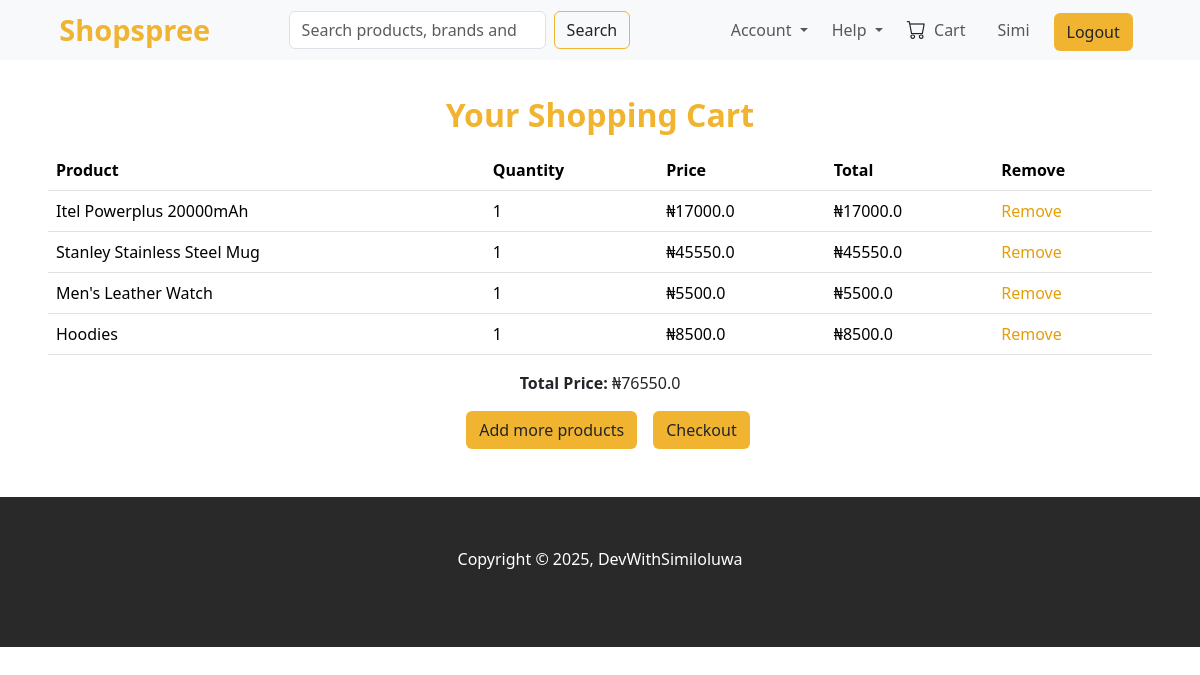
/cart/ (signed in), run on an earlier commit of the app's database.
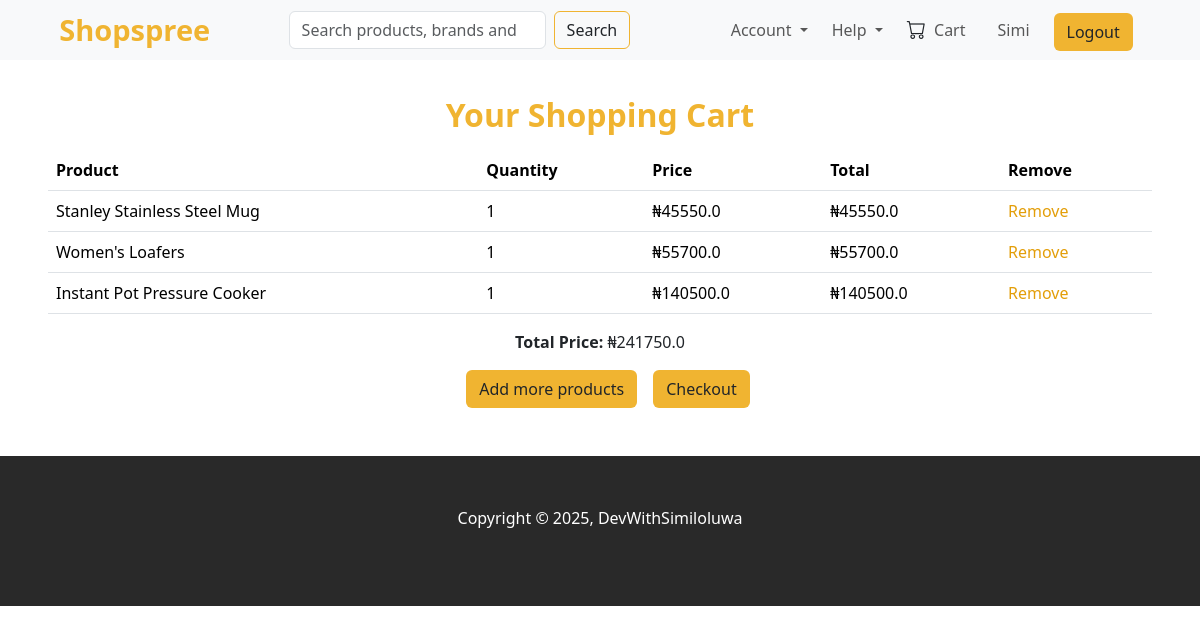
And on a later commit of the database.
### cart/models.py (models this page shows)
class CartItem(models.Model):
    cart = models.ForeignKey(Cart, on_delete=models.CASCADE, related_name="items")
    product = models.ForeignKey(Product, on_delete=models.CASCADE)
    quantity = models.PositiveIntegerField(default=1)
    def get_total_price(self):
        return self.product.price * self.quantity

class Cart(models.Model):
    user = models.OneToOneField(User, on_delete=models.CASCADE, null=True, blank=True)
    created_at = models.DateTimeField(auto_now_add=True)
    def get_total_price(self):
        return sum(item.get_total_price() for item in self.items.all())

### cart/views.py (the view)
# urls.py: path('', views.cart_detail, name='cart_page'),
@login_required
def cart_detail(request):
    cart = Cart.objects.filter(user=request.user).first()
    return render(request, 'cart/cart.html', {'cart': cart})

### cart/templates/cart/cart.html
{% extends 'base.html' %}
{% load static %}
{% block styles %} {% static 'cart_css/cart.css'%} {% endblock %}
{% block content %}
    {% include "includes/nav.html" %}
    <div class="main-section mt-5 p-5">
        <h2 class="cart-heading text-center mb-3 fw-bold">Your Shopping Cart</h2>
        {% if cart and cart.items.all %}
            <table class="table mb-3">
                <thead>
                    <tr>
                        <th>Product</th>
                        <th>Quantity</th>
                        <th>Price</th>
                        <th>Total</th>
                        <th>Remove</th>
                    </tr>
                </thead>
                <tbody>
                    {% for item in cart.items.all %}
                        <tr>
                            <td>{{ item.product.name }}</td>
                            <td>{{ item.quantity }}</td>
                            <td>₦{{ item.product.price }}</td>
                            <td>₦{{ item.get_total_price }}</td>
                            <td>
                                <a class="remove" href="{% url 'cart:cart_remove' item.product.slug %}">Remove</a>
                            </td>
                        </tr>
                    {% endfor %}
                </tbody>
            </table>
            <div class="d-flex flex-column justify-content-center align-items-center">
                <p class="text-center"><strong>Total Price:</strong> ₦{{ cart.get_total_price }}</p>
                <div class="d-flex justify-content-center">
                    <a href="{% url 'homepage' %}" class="btn shopspree-btn mx-3" type="submit">Add more products</a>
                    <a href="{% url 'pay:initiate_payment'%}" class="btn shopspree-btn" type="submit">Checkout</a>
                </div>
            </div>
        {% else %}
            <div class="d-flex justify-content-center">
                <span class="text-center fs-5 mx-3">Your cart is empty!!!</span>
                <a href="{% url 'homepage' %}" class="btn shopspree-btn" type="submit">Check out our products</a>
            </div>
        {% endif %}
    </div>
    {% include "includes/footer.html"%}
{% endblock %}

### templates/base.html (shortened to what this page needs)
{% load static %}
<!DOCTYPE html>
<html lang="en">
<head>
    <link href="https://cdn.jsdelivr.net/npm/bootstrap-icons/font/bootstrap-icons.css" rel="stylesheet">
    <link href="https://cdn.jsdelivr.net/npm/bootstrap@5.3.2/dist/css/bootstrap.min.css" rel="stylesheet">
    <link rel="stylesheet" href="{% block styles %} {% endblock %}">
</head>
<body>
    {% block content %}{% endblock %}
</body>
</html>

### templates/includes/nav.html (shortened to what this page needs)
{% extends 'base.html' %}
{% load static %}
{% block styles %} {% static 'Homepage_css/styles.css' %} {% endblock %}
{% block content %}
<nav class="navbar navbar-expand-lg fixed-top bg-body-tertiary px-sm-3 mb-5">
    <div class="container-fluid d-flex justify-content-around">
        <div class="navbar-brand-container mb-lg-0">
            <a class="navbar-brand" href="{% url "homepage" %}">Shopspree</a>
        </div>
        <form class="d-flex" role="search">
            <input class="form-control me-2" type="search" placeholder="Search products, brands and categories"
                aria-label="Search">
            <button class="btn navbar-form-button" type="submit">Search</button>
        </form>
        <div class="collapse navbar-collapse" id="navbarSupportedContent" style="flex-grow: 0;">
            <ul class="navbar-nav my-2 my-lg-0">
                <li class="nav-item dropdown">
                    <a class="nav-link dropdown-toggle" href="#" id="navbarDropdown" role="button" data-bs-toggle="dropdown" aria-expanded="false">
                        Account
                    </a>
                </li>
                <li class="nav-item dropdown mx-2">
                    <a class="nav-link dropdown-toggle" href="#" role="button" data-bs-toggle="dropdown"
                        aria-expanded="false">
                        Help
                    </a>
                </li>
                <li class="nav-item cart-section mx-2">
                    <i class="bi bi-cart" style="font-size: 1.2rem;"></i>
                    <a class="nav-link" href="{% url "cart:cart_page" %}">Cart</a>
                </li>
                <li class="nav-item nav-link account-section mx-2 ">
                    {% if user.is_authenticated %}
                        <span> {{ user.username }}</span>
                        <li class="nav-item mx-2">
                            <a href="{% url "logout" %}" class="btn theme-color-button mt-1">Logout</a>
                        </li>
                    {% else %}
                        <i class="bi bi-person-circle" style="font-size: 1.2em;"></i>
                        <li class="nav-item mx-2">
                            <a href="{% url "login_page" %}" class="btn theme-color-button mt-1">Login</a>
                        </li>
                    {% endif %}
                </li>
            </ul>
        </div>
    </div>
</nav>
{% endblock %}

### templates/includes/footer.html
{% extends 'base.html' %}
{% load static %}
{% block styles %} {% static 'Homepage_css/styles.css'%}  {% endblock %}
{% block content %}
    <footer style="height: 150px; background-color: rgba(20, 20, 20, 0.909); color: white; text-align: center; padding-top: 50px;">
        <p> Copyright © 2025, DevWithSimiloluwa </p>
    </footer>
{% endblock %}

### cart/static/cart_css/cart.css (style rules this page uses)
:root { --theme-color: rgb(240, 180, 49); --theme-color-dim: rgb(227, 158, 9); --theme-background: rgba(238, 168, 16, 0.106); --white: white; }
.main-section { margin-top: 30px; }
.cart-heading { color: var(--theme-color); }
.remove { text-decoration: none; color: var(--theme-color-dim); }
.shopspree-btn { background-color: var(--theme-color) !important; }

### products/static/Homepage_css/styles.css (style rules this page uses)
:root { --theme-color: rgb(240, 180, 49); --theme-color-dim: rgb(227, 158, 9); --theme-background: rgba(238, 168, 16, 0.106); --white: white; }
.navbar-brand { font-size: 29px; font-weight: bold; color: var(--theme-color); }
.navbar-form-button { border-color: var(--theme-color); margin-right: 30px; }
.navbar-nav li { display: flex !important; align-items: center !important; }
.account-section, .cart-section { display: flex; align-items: center; }
.theme-color-button { background: var(--theme-color); }

What changed in the data, as far as the page shows it:
removed CartItem: product.name "Itel Powerplus 20000mAh", quantity "1", product.price "17000.0", get_total_price "17000.0"
removed CartItem: product.name "Men's Leather Watch", quantity "1", product.price "5500.0", get_total_price "5500.0"
removed CartItem: product.name "Hoodies", quantity "1", product.price "8500.0", get_total_price "8500.0"
added CartItem: product.name "Women's Loafers", quantity "1", product.price "55700.0", get_total_price "55700.0"
added CartItem: product.name "Instant Pot Pressure Cooker", quantity "1", product.price "140500.0", get_total_price "140500.0"
computed for Cart: get_total_price "76550.0" → "241750.0"
